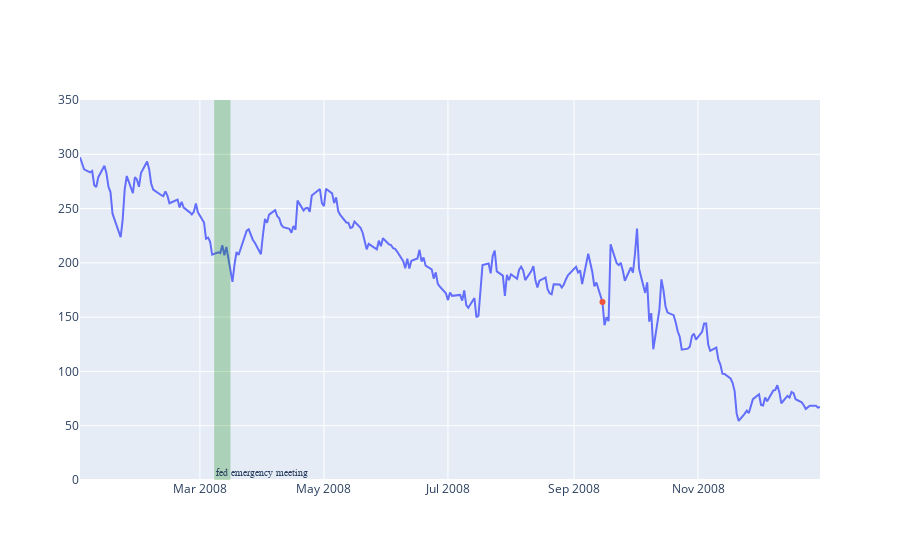

Source (notebook cell):
### Markdown cell above
Below we do so, through a couple of different techniques:
    
1. We highlight a range of time through an `vrect`
2. We highlight a specific datapoint, by adding a new single point trace
3. We show how to specify a baseline, with a `hline`

### Code cell
citigroup_stock = bank_stocks['C']["2008-01-01":"2008-12-31"]

fig = go.Figure(data = [
    go.Scatter(x = citigroup_stock.index,
               y = citigroup_stock['Open'], name = 'Citibank Stock')
], layout = go.Layout(showlegend = False, yaxis = {'range': [0, 350]}))


# 1. Highlight date range
fig.add_vrect(x0="2008-03-08", x1="2008-03-16", 
              annotation_text="fed emergency meeting", 
              annotation_position="bottom left",
              annotation=dict(font_size=10, font_family="Times New Roman"),
              fillcolor="green", opacity=0.25, line_width=0)

# 2. Highlight specific point
fig.add_traces(go.Scatter(x=["2008-09-15"], y=[163.9],
                   text = "Lehman collapses"))
# 3. Specify baseline of initial price
# fig.add_hline(y=300, line_dash="dot",
#               annotation_text="Jan 1, 2008 baseline", 
#               annotation_position="bottom right")


# 4. Just add text around the time of collapse
# fig.add_annotation(x="2008-09-15", y= 120, showarrow = False, 
#                    text = "Lehman collapses",
#                    font_size=9)

### Figure 1 — Plotly figure (JSON) as saved in the notebook; plotly's stock layout.template omitted (floating-point values rounded to 4 significant figures; data arrays with more than 128 entries replaced by an {"elided": "..."} marker saying what was removed)
{"data": [{"name": "Citibank Stock", "type": "scatter", "x": {"elided": "253 str values"}, "y": {"elided": "253 float values"}}, {"text": "Lehman collapses", "type": "scatter", "x": ["2008-09-15"], "y": [163.9]}], "layout": {"annotations": [{"font": {"family": "Times New Roman", "size": 10}, "showarrow": false, "text": "fed emergency meeting", "x": "2008-03-08", "xanchor": "left", "xref": "x", "y": 0, "yanchor": "bottom", "yref": "y domain"}], "autosize": true, "shapes": [{"fillcolor": "green", "line": {"width": 0}, "opacity": 0.25, "type": "rect", "x0": "2008-03-08", "x1": "2008-03-16", "xref": "x", "y0": 0, "y1": 1, "yref": "y domain"}], "showlegend": false, "xaxis": {"autorange": true, "range": ["2008-01-02", "2008-12-31"], "type": "date"}, "yaxis": {"range": [0, 350], "type": "linear"}}}
